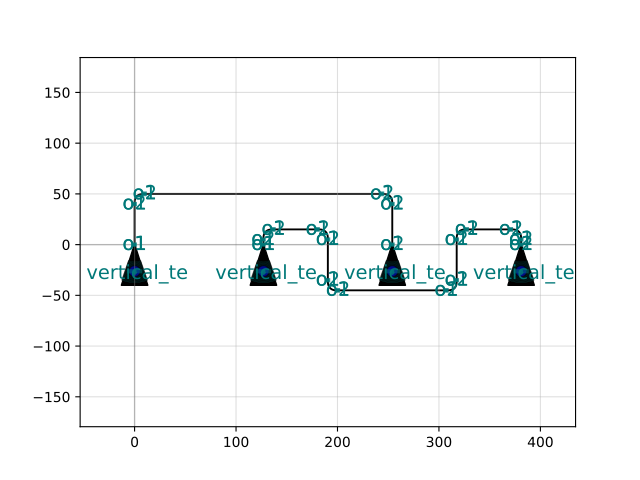

Python code for this plot:
import gdsfactory as gf

c = gf.components.loss_deembedding_ch13_24(pitch=127.0, input_port_indexes=(0, 1))
c.plot()
